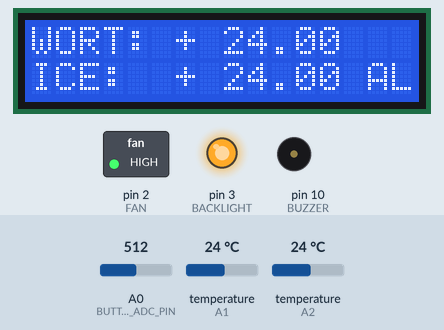
Recording of a sketch running on a simulated Arduino Uno, built with avr-gcc and run on an emulated ATmega328P. On the bench: 16×2 character LCD, switched loads named in the sketch (green lamp = pin HIGH), output pins drawn as LEDs (lit = HIGH), buzzer (waves = sounding, pin HIGH). Wiring (inferred from the names in the program): 2 × DS18B20 sensor: data A1 / data A2. Inputs (shaded band) come from the test bench; at power-on: temperature (sensors on A1, A2) 24 °C, A0 (BUTTON_ADC_PIN) = 512.

Above: at 1.2 s.
1.3 s: temperature (sensor on A1) set to 26.5 °C
At 3.2 s:
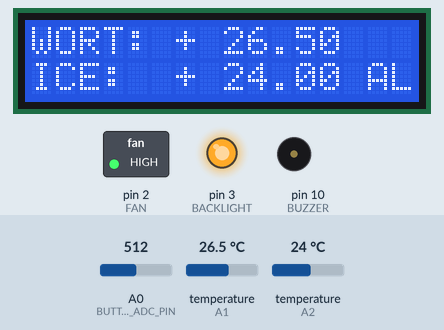
3.6 s: temperature (sensor on A1) set to 27.6 °C
At 4.6 s:
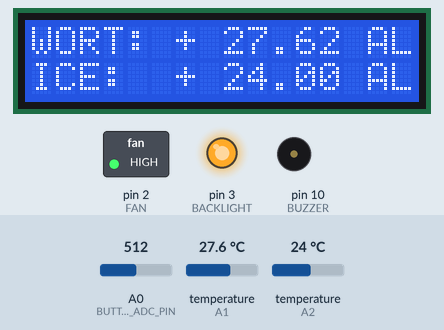
5.6 s: temperature (sensor on A2) set to 0 °C
At 7.2 s:
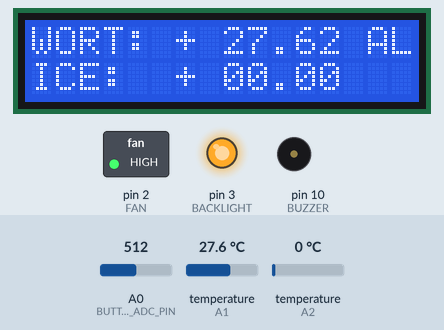
7.6 s: temperature (sensor on A1) set to 21.4 °C
At 8.5 s:
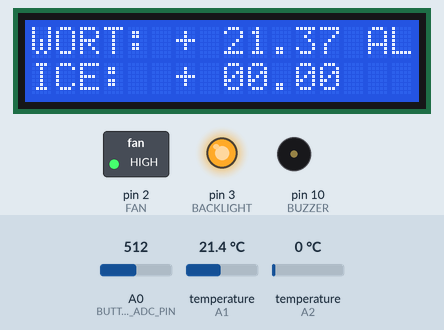
9.6 s: temperature (sensor on A1) set to 20.4 °C
At 11.1 s:
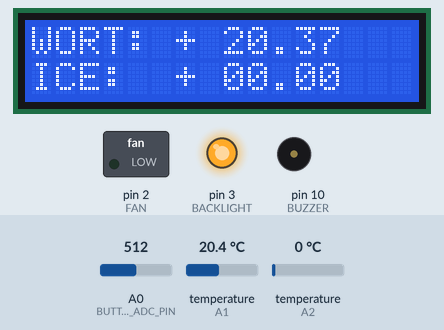
11.7 s: temperature (sensor on A2) set to 12 °C
At 13.7 s:
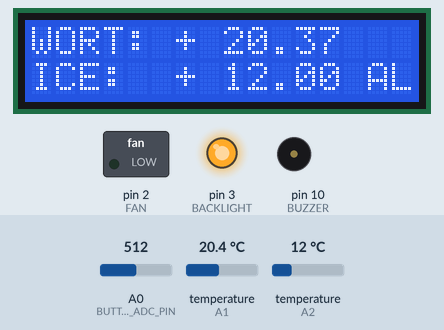
Timing chart, 0 to 14.7 s (numbered marks = the images above; inputs shaded):
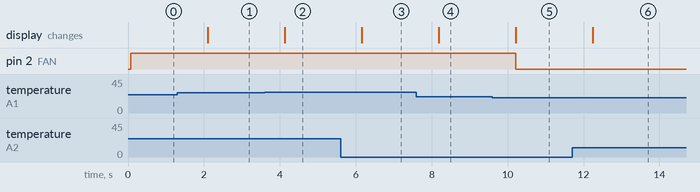

Measured:
- the behaviour switches between 26.9 and 27 °C on temperature (sensor on A1) (found by bisection; images 1 and 2)
- the behaviour switches between 21 and 20.9 °C on temperature (sensor on A1) (found by bisection; images 4 and 5)
- after the input at 1.3 s, the display: changes after 0.81 s (image 1)
- after the input at 3.6 s, the display: changes after 0.53 s (image 2)
- after the input at 5.6 s, the display: changes after 0.56 s (image 3)
- after the input at 7.6 s, the display: changes after 0.59 s (image 4)
- after the input at 9.6 s, pin 2 (FAN): HIGH → LOW after 0.62 s; the display: changes after 0.62 s (image 5)
- after the input at 11.7 s, the display: changes after 0.55 s (image 6)

The sketch:

beer_monitor.ino
```cpp
#define WORT_SENSOR A1
#define COOL_SENSOR A2
#define BUZZER 10
#define FAN 2
#define BACKLIGHT 3
#define BUTTON_ADC_PIN A0
#define RIGHT_10BIT_ADC           0  // right
#define UP_10BIT_ADC            145  // up
#define DOWN_10BIT_ADC          329  // down
#define LEFT_10BIT_ADC          505  // left
#define SELECT_10BIT_ADC        741  // right
#define BUTTONHYSTERESIS         10  // hysteresis for valid button sensing window
//return values for ReadButtons()
#define BUTTON_NONE               0  //
#define BUTTON_RIGHT              1  //
#define BUTTON_UP                 2  //
#define BUTTON_DOWN               3  //
#define BUTTON_LEFT               4  //
#define BUTTON_SELECT             5  //

byte buttonJustPressed  = false;         //this will be true after a ReadButtons() call if triggered
byte buttonJustReleased = false;         //this will be true after a ReadButtons() call if triggered
byte buttonWas          = BUTTON_NONE;   //used by ReadButtons() for detection of button events

int WORT_IDEAL_TEMP = 21;
int WORT_MAX_TEMP = 27;
int REPLACE_TEMP = 10;
int ACKNOWLEDGED = 0;
boolean ALARM = false;

void getCurrentTemp( int *sign, int *whole, int *fract);
char wort_temp[10];
char cool_temp[10];

#include <LiquidCrystal.h>
LiquidCrystal lcd(8, 9, 4, 5, 6, 7);

void setup() {

  //button adc input
   pinMode( BUTTON_ADC_PIN, INPUT );         //ensure A0 is an input
   digitalWrite( BUTTON_ADC_PIN, LOW );      //ensure pullup is off on A0

  lcd.begin(16, 2);
  lcd.setCursor(0,0);
  lcd.print("WORT:");
  lcd.setCursor(0,1);
  lcd.print("ICE:");

  pinMode(BUZZER, OUTPUT);
  pinMode(FAN, OUTPUT);
  pinMode(BACKLIGHT, OUTPUT);
  digitalWrite(BACKLIGHT, HIGH);
  digitalWrite(WORT_SENSOR, LOW);
  digitalWrite(COOL_SENSOR, LOW);
  digitalWrite(FAN, LOW);


}

void loop() {

  byte button;
  byte timestamp;

  button = ReadButtons();

  if( buttonJustPressed || buttonJustReleased ) {
    ACKNOWLEDGED = 1;
  }

  getCurrentTemp(wort_temp, WORT_SENSOR);
  getCurrentTemp(cool_temp, COOL_SENSOR);
  lcd.setCursor(6,0);
  lcd.print(wort_temp);
  lcd.setCursor(6,1);
  lcd.print(cool_temp);
  if ( strtoul(wort_temp+2, NULL, 10) >= WORT_IDEAL_TEMP ) {
    digitalWrite(FAN, HIGH);
    if ( strtoul(wort_temp+2, NULL, 10) >= WORT_MAX_TEMP) {
      lcd.setCursor(14,0);
      lcd.print("AL");
      if ( ACKNOWLEDGED == 0 ) {
        analogWrite(BUZZER, 500);
       }
    }
  } else {
    digitalWrite(FAN, LOW);
    lcd.setCursor(14,0);
    lcd.print("  ");
  }

  if ( strtoul(cool_temp+2, NULL, 10) >= REPLACE_TEMP ) {
      lcd.setCursor(14, 2);
      lcd.print("AL");
      if ( ACKNOWLEDGED == 0 ) {
        analogWrite(BUZZER, 500);
      }
  } else {
    lcd.setCursor(14, 2);
    lcd.print("  ");
  }

  if ( strtoul(wort_temp+2, NULL, 10) >= WORT_MAX_TEMP || strtoul(cool_temp+2, NULL, 10) >= REPLACE_TEMP ) {
    if ( ACKNOWLEDGED == 1 ) {
      analogWrite(BUZZER, 0);
    }
  } else {
    analogWrite(BUZZER, 0);
    ACKNOWLEDGED = 0;
  }
  delay(1000);
  buttonJustPressed = false;
  buttonJustReleased = false;
}

void OneWireReset (int Pin) // reset.  Should improve to act as a presence pulse
{
  digitalWrite (Pin, LOW);
  pinMode (Pin, OUTPUT);        // bring low for 500 us
  delayMicroseconds (500);
  pinMode (Pin, INPUT);
  delayMicroseconds (500);
}

void OneWireOutByte (int Pin, byte d) // output byte d (least sig bit first).
{
  byte n;

  for (n=8; n!=0; n--)
  {
    if ((d & 0x01) == 1)  // test least sig bit
    {
      digitalWrite (Pin, LOW);
      pinMode (Pin, OUTPUT);
      delayMicroseconds (5);
      pinMode (Pin, INPUT);
      delayMicroseconds (60);
    }
    else
    {
      digitalWrite (Pin, LOW);
      pinMode (Pin, OUTPUT);
      delayMicroseconds (60);
      pinMode (Pin, INPUT);
    }

    d = d>>1; // now the next bit is in the least sig bit position.
  }
}


byte OneWireInByte (int Pin) // read byte, least sig byte first
{
  byte d, n, b;

  for (n=0; n<8; n++)
  {
    digitalWrite (Pin, LOW);
    pinMode (Pin, OUTPUT);
    delayMicroseconds (5);
    pinMode (Pin, INPUT);
    delayMicroseconds (5);
    b = digitalRead (Pin);
    delayMicroseconds (50);
    d = (d >> 1) | (b<<7); // shift d to right and insert b in most sig bit position
  }
  return (d);
}


void getCurrentTemp (char *temp, int temp_pin)
{
  int HighByte, LowByte, TReading, Tc_100, sign, whole, fract;

  OneWireReset (temp_pin);
  OneWireOutByte (temp_pin, 0xcc);
  OneWireOutByte (temp_pin, 0x44); // perform temperature conversion, strong pullup for one sec

  OneWireReset (temp_pin);
  OneWireOutByte (temp_pin, 0xcc);
  OneWireOutByte (temp_pin, 0xbe);

  LowByte = OneWireInByte (temp_pin);
  HighByte = OneWireInByte (temp_pin);
  TReading = (HighByte << 8) + LowByte;
  sign = TReading & 0x8000;  // test most sig bit
  if (sign) // negative
  {
    TReading = (TReading ^ 0xffff) + 1; // 2's comp
  }
  Tc_100 = (6 * TReading) + TReading / 4;    // multiply by (100 * 0.0625) or 6.25

  whole = Tc_100 / 100;  // separate off the whole and fractional portions
  fract = Tc_100 % 100;

  if (sign) {
    temp[0] = '-';
  } else {
    temp[0] = '+';
  }

  if (whole/100 == 0) {
    temp[1] = ' ';
  } else {
    temp[1] = whole/100+'0';
  }

  temp[2] = (whole-(whole/100)*100)/10 +'0' ;
  temp[3] = whole-(whole/10)*10 +'0';
  temp[4] = '.';
  temp[5] = fract/10 +'0';
  temp[6] = fract-(fract/10)*10 +'0';
  temp[7] = '\0';
}

byte ReadButtons()
{
   unsigned int buttonVoltage;
   byte button = BUTTON_NONE;   // return no button pressed if the below checks don't write to btn

   //read the button ADC pin voltage
   buttonVoltage = analogRead( BUTTON_ADC_PIN );
   //sense if the voltage falls within valid voltage windows
   if( buttonVoltage < ( RIGHT_10BIT_ADC + BUTTONHYSTERESIS ) )
   {
      button = BUTTON_RIGHT;
   }
   else if(   buttonVoltage >= ( UP_10BIT_ADC - BUTTONHYSTERESIS )
           && buttonVoltage <= ( UP_10BIT_ADC + BUTTONHYSTERESIS ) )
   {
      button = BUTTON_UP;
   }
   else if(   buttonVoltage >= ( DOWN_10BIT_ADC - BUTTONHYSTERESIS )
           && buttonVoltage <= ( DOWN_10BIT_ADC + BUTTONHYSTERESIS ) )
   {
      button = BUTTON_DOWN;
   }
   else if(   buttonVoltage >= ( LEFT_10BIT_ADC - BUTTONHYSTERESIS )
           && buttonVoltage <= ( LEFT_10BIT_ADC + BUTTONHYSTERESIS ) )
   {
      button = BUTTON_LEFT;
   }
   else if(   buttonVoltage >= ( SELECT_10BIT_ADC - BUTTONHYSTERESIS )
           && buttonVoltage <= ( SELECT_10BIT_ADC + BUTTONHYSTERESIS ) )
   {
      button = BUTTON_SELECT;
   }
   //handle button flags for just pressed and just released events
   if( ( buttonWas == BUTTON_NONE ) && ( button != BUTTON_NONE ) )
   {
      //the button was just pressed, set buttonJustPressed, this can optionally be used to trigger a once-off action for a button press event
      //it's the duty of the receiver to clear these flags if it wants to detect a new button change event
      buttonJustPressed  = true;
      buttonJustReleased = false;
   }
   if( ( buttonWas != BUTTON_NONE ) && ( button == BUTTON_NONE ) )
   {
      buttonJustPressed  = false;
      buttonJustReleased = true;
   }

   //save the latest button value, for change event detection next time round
   buttonWas = button;

   return( button );
}
```
